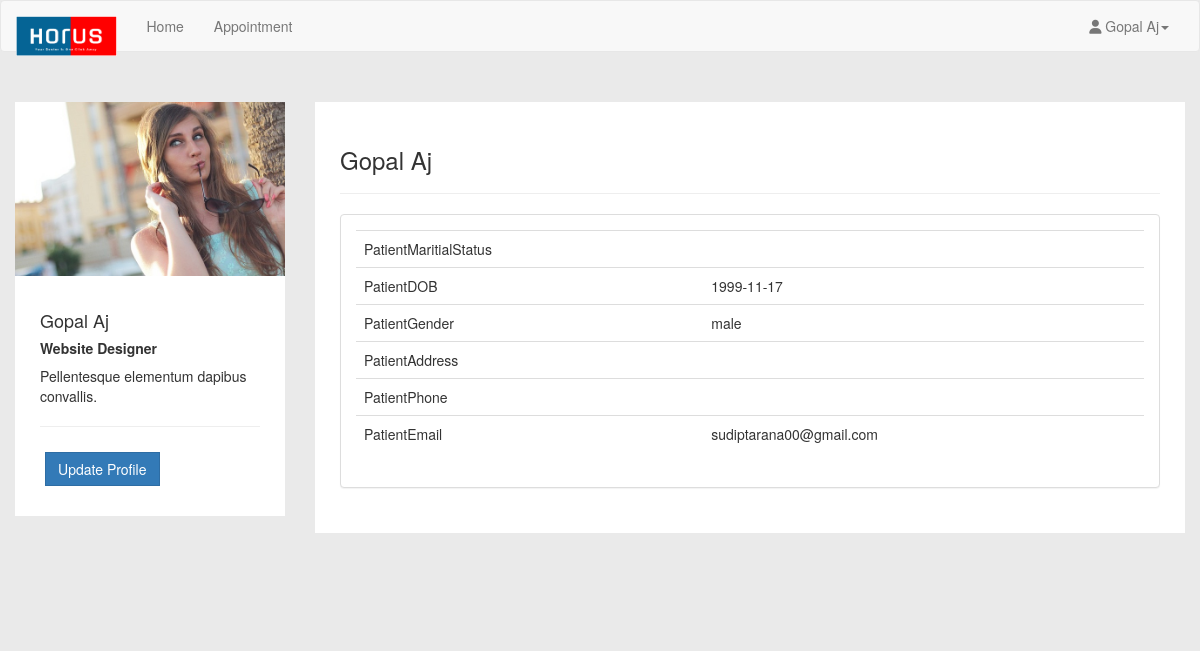
The app's page /patient/profile.php (signed in) with its own data.
### tables this page shows
CREATE TABLE `patient` (
  `icPatient` bigint(12) NOT NULL,
  `password` varchar(20) NOT NULL,
  `patientFirstName` varchar(20) NOT NULL,
  `patientLastName` varchar(20) NOT NULL,
  `patientMaritialStatus` varchar(10) NOT NULL,
  `patientDOB` date NOT NULL,
  `patientGender` varchar(10) NOT NULL,
  `patientAddress` varchar(100) NOT NULL,
  `patientPhone` varchar(15) NOT NULL,
  `patientEmail` varchar(100) NOT NULL
);

### patient/profile.php (the view, shortened to what this page needs)
<?php
include_once '../assets/conn/dbconnect.php';
$res=mysqli_query($con,"SELECT * FROM patient WHERE icPatient=".$_SESSION['patientSession']);
$userRow=mysqli_fetch_array($res,MYSQLI_ASSOC);
?>
<!DOCTYPE html>
<html lang="en">
	<head>
		<link href="assets/css/bootstrap.min.css" rel="stylesheet">
		<link href="assets/css/default/style.css" rel="stylesheet">
		<link href="assets/css/default/blocks.css" rel="stylesheet">
		<link href="assets/css/date/bootstrap-datepicker.css" rel="stylesheet">
		<link href="assets/css/date/bootstrap-datepicker3.css" rel="stylesheet">
		<link rel="stylesheet" href="https://formden.com/static/cdn/bootstrap-iso.css" />
		<link rel="stylesheet" href="https://formden.com/static/cdn/font-awesome/4.4.0/css/font-awesome.min.css" />
	</head>
	<body>
		<nav class="navbar navbar-default " role="navigation">
			<div class="container-fluid">
				<div class="navbar-header">
					<a class="navbar-brand" href="patient.php"><img alt="Brand" src="assets/img/logo.png" height="40px"></a>
				</div>
				<div class="collapse navbar-collapse" id="bs-example-navbar-collapse-1">
					<ul class="nav navbar-nav">
						<ul class="nav navbar-nav">
							<li><a href="patient.php">Home</a></li>
							<li><a href="patientapplist.php?patientId=<?php echo $userRow['icPatient']; ?>">Appointment</a></li>
						</ul>
					</ul>
					<ul class="nav navbar-nav navbar-right">
						<li class="dropdown">
							<a href="#" class="dropdown-toggle" data-toggle="dropdown"><i class="fa fa-user"></i> <?php echo $userRow['patientFirstName']; ?> <?php echo $userRow['patientLastName']; ?><b class="caret"></b></a>
						</li>
					</ul>
				</div>
			</div>
		</nav>
		<div class="container">
			<section style="padding-bottom: 50px; padding-top: 50px;">
				<div class="row">
					<div class="row">
						<div class="col-md-3 col-sm-3">
							<div class="user-wrapper">
								<img src="assets/img/1.jpg" class="img-responsive" />
								<div class="description">
									<h4><?php echo $userRow['patientFirstName']; ?> <?php echo $userRow['patientLastName']; ?></h4>
									<h5> <strong> Website Designer </strong></h5>
									<p>
										Pellentesque elementum dapibus convallis.
									</p>
									<hr />
									<button type="button" class="btn btn-primary" data-toggle="modal" data-target="#myModal">Update Profile</button>
								</div>
							</div>
						</div>
						<div class="col-md-9 col-sm-9  user-wrapper">
							<div class="description">
								<h3> <?php echo $userRow['patientFirstName']; ?> <?php echo $userRow['patientLastName']; ?> </h3>
								<hr />
								<div class="panel panel-default">
									<div class="panel-body">
										<table class="table table-user-information" align="center">
											<tbody>
												<tr>
													<td>PatientMaritialStatus</td>
													<td><?php echo $userRow['patientMaritialStatus']; ?></td>
												</tr>
												<tr>
													<td>PatientDOB</td>
													<td><?php echo $userRow['patientDOB']; ?></td>
												</tr>
												<tr>
													<td>PatientGender</td>
													<td><?php echo $userRow['patientGender']; ?></td>
												</tr>
												<tr>
													<td>PatientAddress</td>
													<td><?php echo $userRow['patientAddress']; ?>
													</td>
												</tr>
												<tr>
													<td>PatientPhone</td>
													<td><?php echo $userRow['patientPhone']; ?>
													</td>
												</tr>
												<tr>
													<td>PatientEmail</td>
													<td><?php echo $userRow['patientEmail']; ?>
													</td>
												</tr>
											</tbody>
										</table>
									</div>
								</div>
							</div>
						</div>
					</div>
					<div class="col-md-4">
							<br /><br/>
						</div>
					</div>
				</section>
			</div>
		</body>
	</html>

### patient/assets/css/default/style.css (style rules this page uses)
body { background-color: #EAEAEA !important; }
.navbar-default .navbar-brand { color:#fff; font-size:30px; font-weight:bold; }
.navbar { margin-bottom: 0px !important; }
.user-wrapper .btn { border-radius: 0px; -webkit-border-radius: 0px; -moz-border-radius: 0px; margin: 5px; }
.user-wrapper .description { padding: 25px; background-color: #fff; }
.user-wrapper img { width:100%; }

### patient/assets/css/default/blocks.css (style rules this page uses)
*, *:after, *:before { box-sizing: border-box; }

### records on screen
patient: patientFirstName "Gopal", patientLastName "Aj", patientDOB "1999-11-17", patientGender "male", patientEmail "sudiptarana00@gmail.com"
